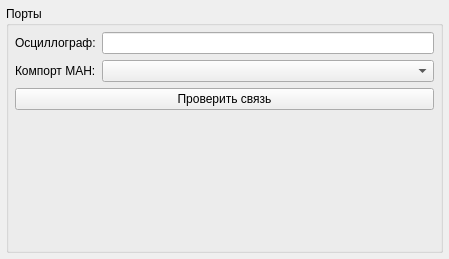
<?xml version="1.0" encoding="UTF-8"?>
<ui version="4.0">
 <class>Communications</class>
 <widget class="QWidget" name="Communications">
  <property name="geometry">
   <rect>
    <x>0</x>
    <y>0</y>
    <width>449</width>
    <height>259</height>
   </rect>
  </property>
  <property name="windowTitle">
   <string>Form</string>
  </property>
  <layout class="QHBoxLayout" name="horizontalLayout">
   <property name="leftMargin">
    <number>6</number>
   </property>
   <property name="topMargin">
    <number>6</number>
   </property>
   <property name="rightMargin">
    <number>6</number>
   </property>
   <property name="bottomMargin">
    <number>6</number>
   </property>
   <item>
    <widget class="QGroupBox" name="groupBox">
     <property name="title">
      <string>Порты</string>
     </property>
     <layout class="QGridLayout" name="gridLayout">
      <property name="leftMargin">
       <number>6</number>
      </property>
      <property name="topMargin">
       <number>6</number>
      </property>
      <property name="rightMargin">
       <number>6</number>
      </property>
      <property name="bottomMargin">
       <number>6</number>
      </property>
      <item row="1" column="1">
       <widget class="QComboBox" name="cbManPort"/>
      </item>
      <item row="0" column="1">
       <widget class="QLineEdit" name="leOscIdn">
        <property name="readOnly">
         <bool>true</bool>
        </property>
       </widget>
      </item>
      <item row="0" column="0">
       <widget class="QLabel" name="label">
        <property name="text">
         <string>Осциллограф:</string>
        </property>
       </widget>
      </item>
      <item row="1" column="0">
       <widget class="QLabel" name="label_2">
        <property name="text">
         <string>Компорт МАН:</string>
        </property>
       </widget>
      </item>
      <item row="2" column="0" colspan="2">
       <widget class="QPushButton" name="pbCheckConnection">
        <property name="text">
         <string>Проверить связь</string>
        </property>
       </widget>
      </item>
      <item row="3" column="0" colspan="2">
       <spacer name="verticalSpacer_2">
        <property name="orientation">
         <enum>Qt::Vertical</enum>
        </property>
        <property name="sizeHint" stdset="0">
         <size>
          <width>20</width>
          <height>40</height>
         </size>
        </property>
       </spacer>
      </item>
     </layout>
    </widget>
   </item>
  </layout>
 </widget>
 <resources/>
 <connections/>
</ui>
